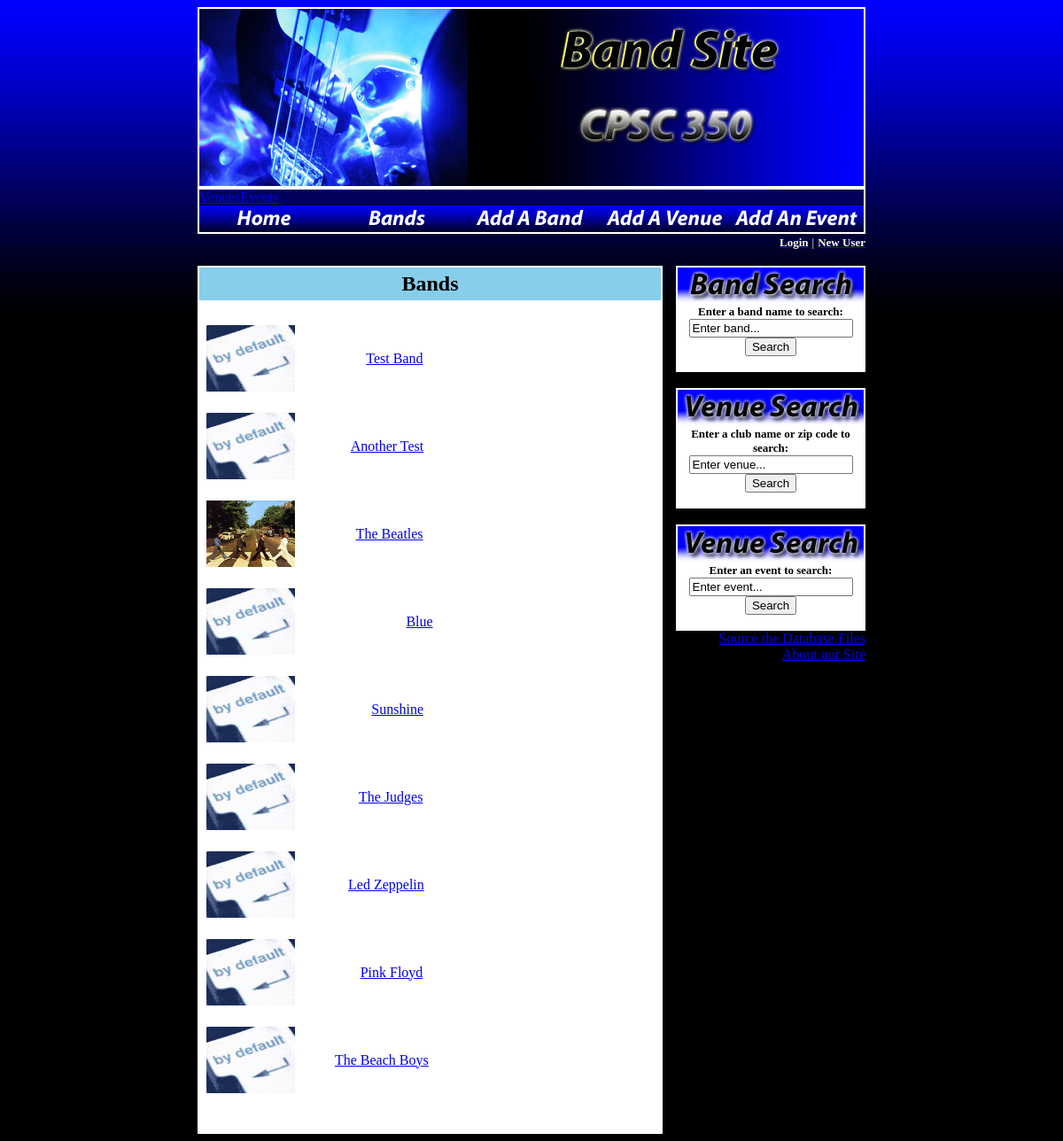
/index.php?page=band_list.php, run on an earlier commit of the app's database.
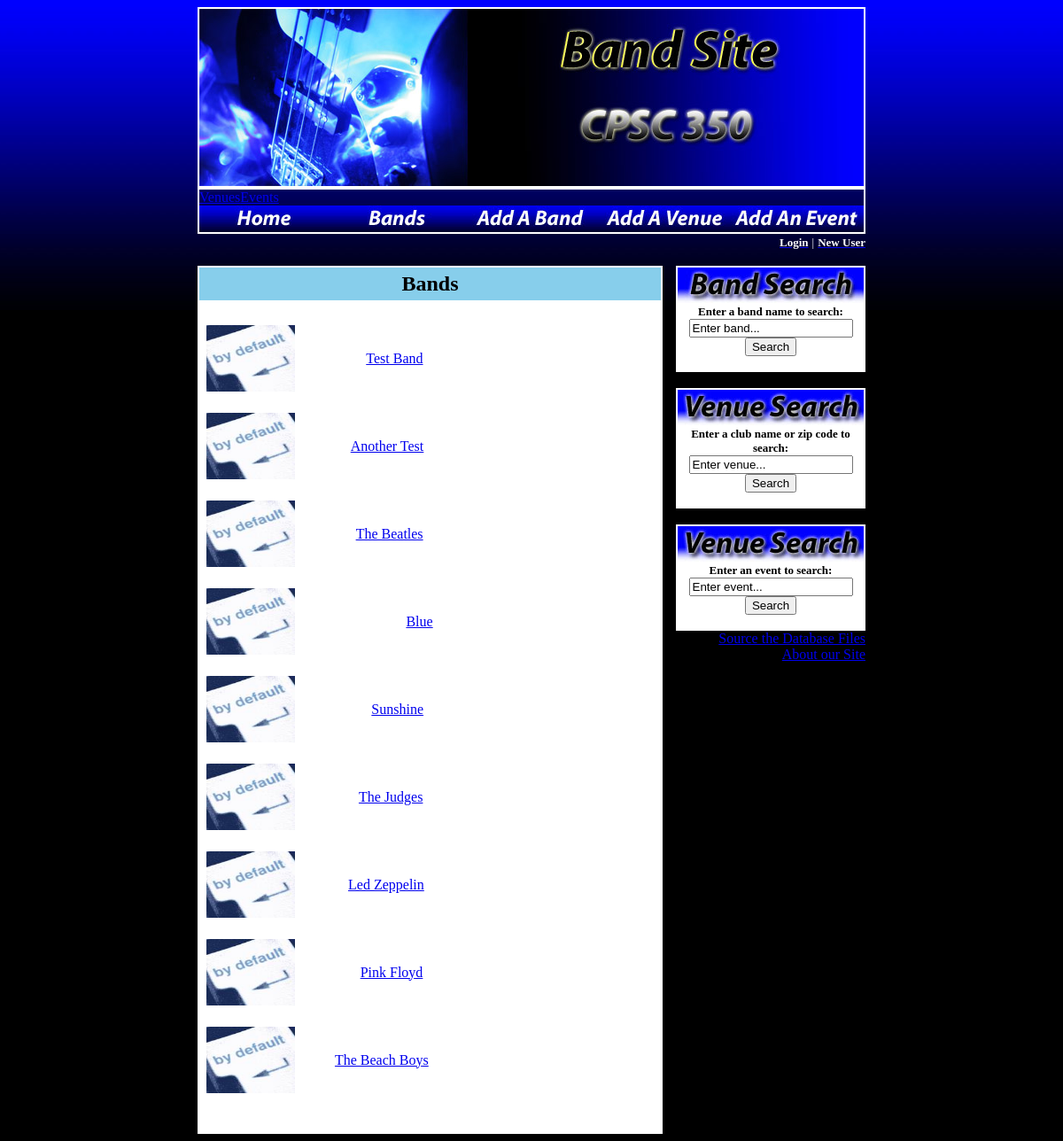
And on a later commit of the database.
### tables this page shows
CREATE TABLE IF NOT EXISTS `bandinfo` (
  `band_id` smallint(6) NOT NULL AUTO_INCREMENT,
  `name` varchar(50) NOT NULL,
  `street_address` varchar(50) NOT NULL,
  `city` varchar(25) NOT NULL,
  `state` varchar(2) NOT NULL,
  `image` varchar(25) NOT NULL DEFAULT "default.jpeg",
  `genre` varchar(100) NOT NULL,
  `about` blob,
  `members` varchar(100) NOT NULL,
  PRIMARY KEY (`band_id`)
);

### settings.php (called while the page is built, shortened)
<?php
$cellbg = "skyblue";
?>

### db_connect.php (called while the page is built, shortened)
<?php
$table = 'bandinfo';
?>

### band_list.php (the view, shortened to what this page needs)
<table border="1" bordercolor="white" cellpadding="5" cellspacing="0" width="100%">
<tr bgcolor="<?php echo($cellbg); ?>"><td align="center">
<font size="5" color="<?php echo($headingtext); ?>"><b>Bands</b></font>
</td></tr>
<tr bgcolor="white"><td align="left">
<?php include "db_connect.php" ?>
<div id="contents">
<?php
$query = "SELECT name, image, band_id FROM $table";
  $result = mysqli_query($db, $query)
   or die("Error 1 Querying Database");
  while($row = mysqli_fetch_array($result)) {
  	$name = $row['name'];
      $image = $row['image'];
	$id = $row['band_id'];
      echo "<table style = \"width: 300px;\"/></>";
	echo "<tr><td><img src =\"$image\" style = \"width: 100px; height: 75px;\"/></td>";
  	echo "<td><a href='index.php?page=bandpage.php&id=$id'>$name</a></td></tr><br/>";
}
?>
</table>
<br/>
<br />
</td></tr>

What changed in the data, as far as the page shows it:
changed bandinfo "The Beatles": image: picture removed, a placeholder shows
